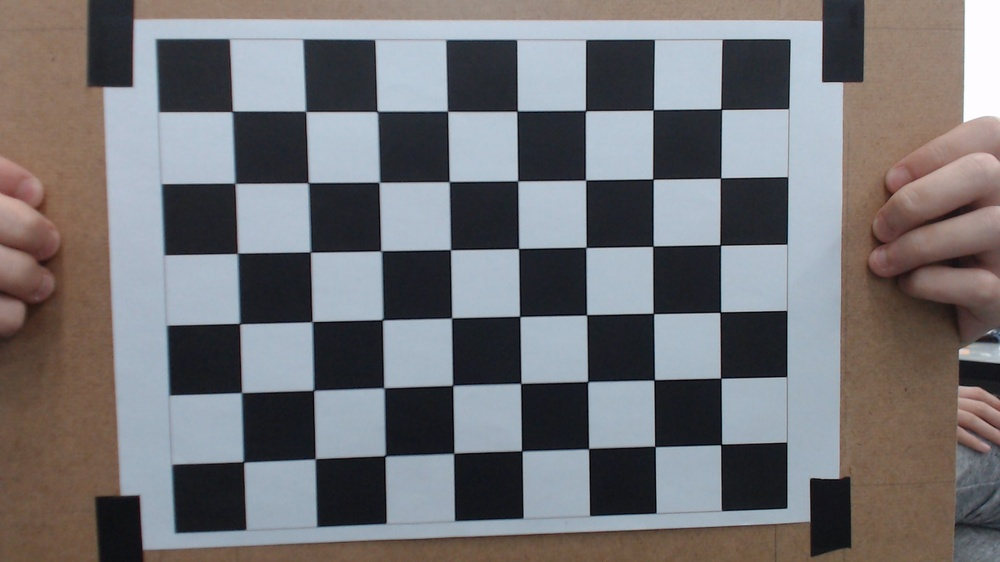
#> input picture WIN_20190313_14_58_23_Pro.jpg, 1000 x 562 px, shrunk from 1920 x 1080 before the run; its folder holds only this picture in this run
$ python CameraCalibration.py
#> lines starting #> are read from the running program, lines starting #| are printed output that depends on the picture; after the words box and inside, x2 and y2 are one past the last pixel; in counts of white or black regions, pixels touching at a corner belong together
import numpy as np
import glob
import cv2

def init():
    global ret, mtx, dist, rvecs, tvecs

images = glob.glob('*.jpg')

criteria = (cv2.TERM_CRITERIA_EPS + cv2.TERM_CRITERIA_MAX_ITER, 30, 0.001)

objp = np.zeros((6*8,3), np.float32)
objp[:,:2] = np.mgrid[0:8,0:6].T.reshape(-1, 2)
objPoints = []
imgPoints = []

for fname in images:
    img = cv2.imread(fname)
#> img is the input picture: shape (562, 1000, 3); mean B, G, R 116.6, 114, 115.2
    gray = cv2.cvtColor(img, cv2.COLOR_BGR2GRAY)
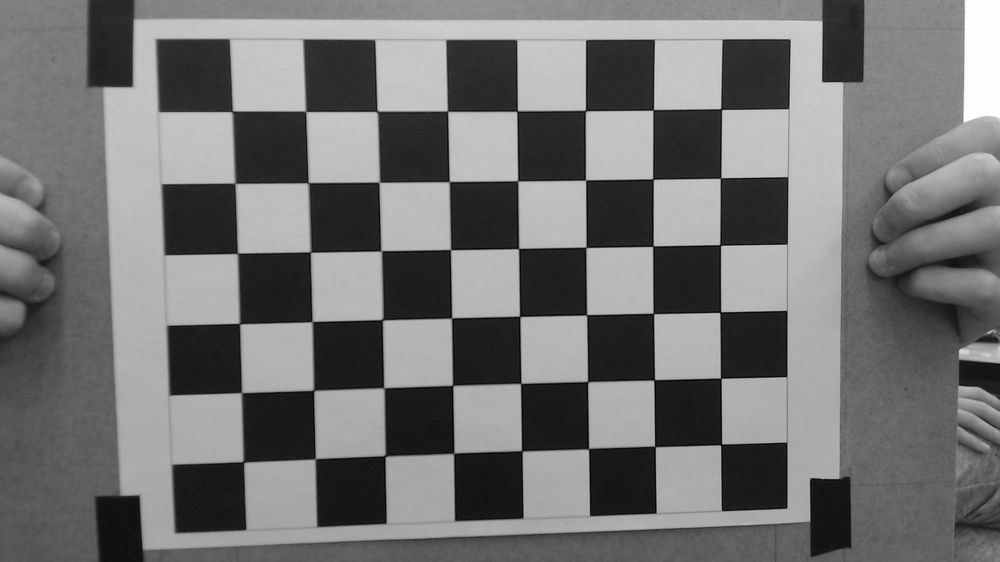
#> gray: shape (562, 1000); min 0, max 255, mean 114.6

    #dimention of the real chessboard ==> (9,7)
    #dimention in chessboard function ==> minus 1
    ret, corners = cv2.findChessboardCorners(gray, (8,6), None)
#> ret = True; corners = 48 rows, first 8: [232.1, 111.3], [305.5, 111.4], [377.2, 111.3], [447.4, 111.1], [517.1, 111.2], [585.5, 110.7], [653.4, 109.7], [721.1, 109]

    if ret == True:
        objPoints.append(objp)
        corners2 = cv2.cornerSubPix(gray, corners, (11, 11), (-1, -1), criteria)
#> corners2 = 48 rows, first 8: [232.4, 111.3], [305.7, 111.4], [377.2, 111.4], [447.6, 111.2], [517.1, 111.1], [585.4, 110.6], [653.3, 109.8], [721.2, 109.1]
        imgPoints.append(corners2)

        # Draw and display the corners
        img = cv2.drawChessboardCorners(img, (8, 6), corners2, ret)
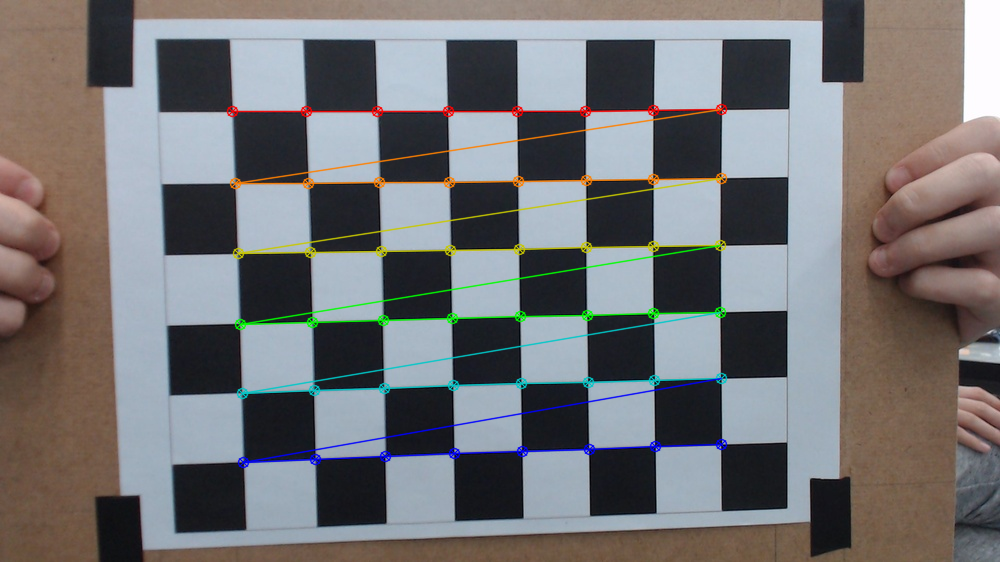
#> img: shape (562, 1000, 3); 3.52% of pixels changed, all inside (x1, y1, x2, y2) = (226, 103, 728, 469)

ret, mtx, dist, rvecs, tvecs = cv2.calibrateCamera(objPoints, imgPoints, gray.shape[::-1], None, None)
#> ret = 0.263; mtx = [[670.1, 0, 501.9], [0, 668.3, 249.7], [0, 0, 1]]; dist = [[0.136, -0.396, -0.00132, 0.000607, 0.568]]; rvecs = ([0.0455, -0.0624, -0.016],); tvecs = ([-3.77, -1.94, 9.53],)
cv2.destroyAllWindows()

$ run again, on WIN_20190313_14_58_45_Pro.jpg
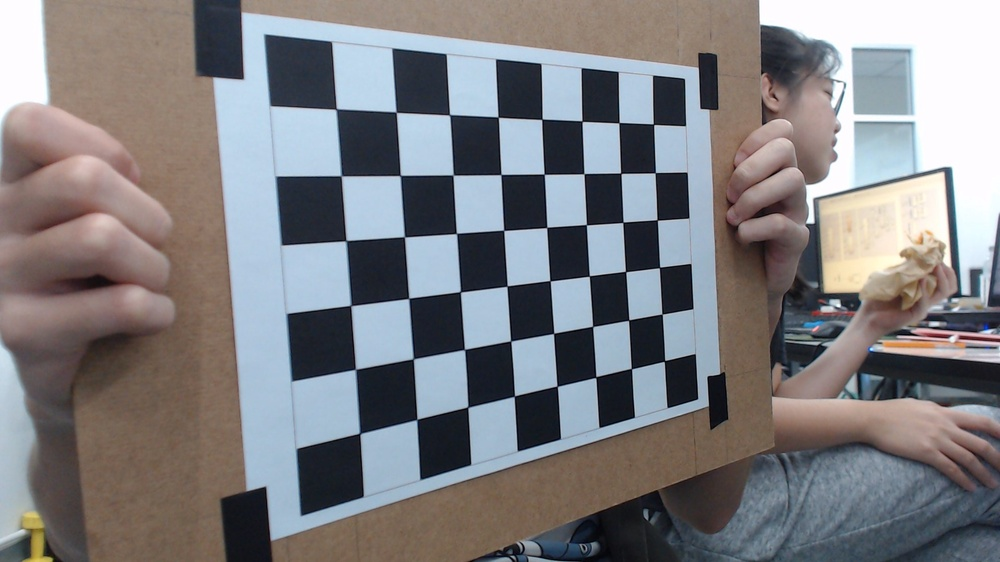
#> input picture WIN_20190313_14_58_45_Pro.jpg, 1000 x 562 px, shrunk from 1920 x 1080 before the run
#> img is the input picture: shape (562, 1000, 3); mean B, G, R 128.8, 125.9, 126.8
#> `gray = cv2.cvtColor(img, cv2.COLOR_BGR2GRAY)`:
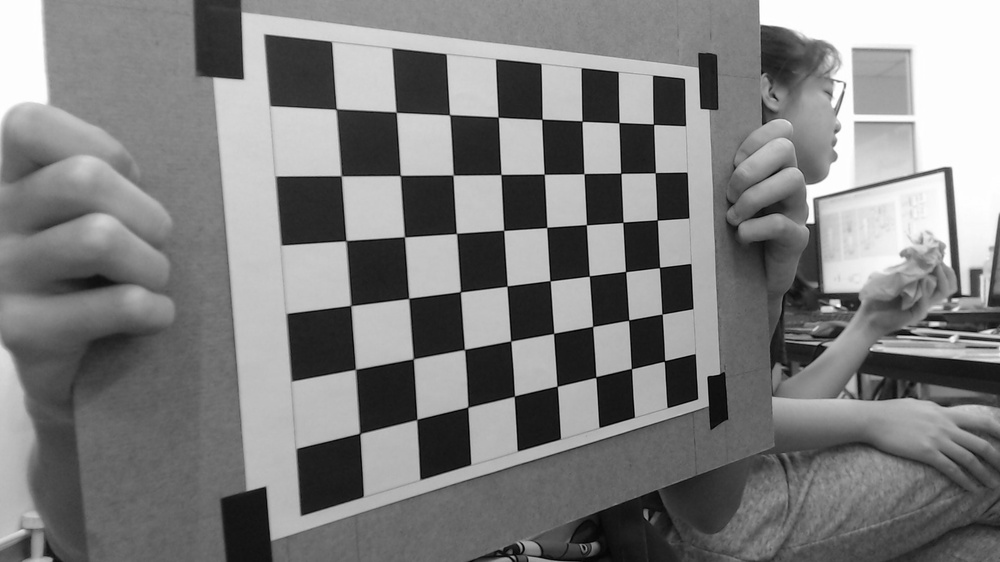
#> gray: shape (562, 1000); min 1, max 255, mean 126.5
#> `ret, corners = cv2.findChessboardCorners(gray, (8,6), None)`: ret = True; corners = 48 rows, first 8: [336.1, 109.2], [396.2, 112.3], [449.4, 114.8], [498, 117.1], [542, 119.2], [582.1, 121.2], [618.9, 122.7], [653.5, 124.3]
#> corners2 = 48 rows, first 8: [336.2, 109.1], [396.1, 112.2], [449.6, 114.8], [498.2, 117.1], [541.9, 119.3], [582, 121.2], [619, 122.7], [653.5, 124.2]
#> `img = cv2.drawChessboardCorners(img, (8, 6), corners2, ret)`:
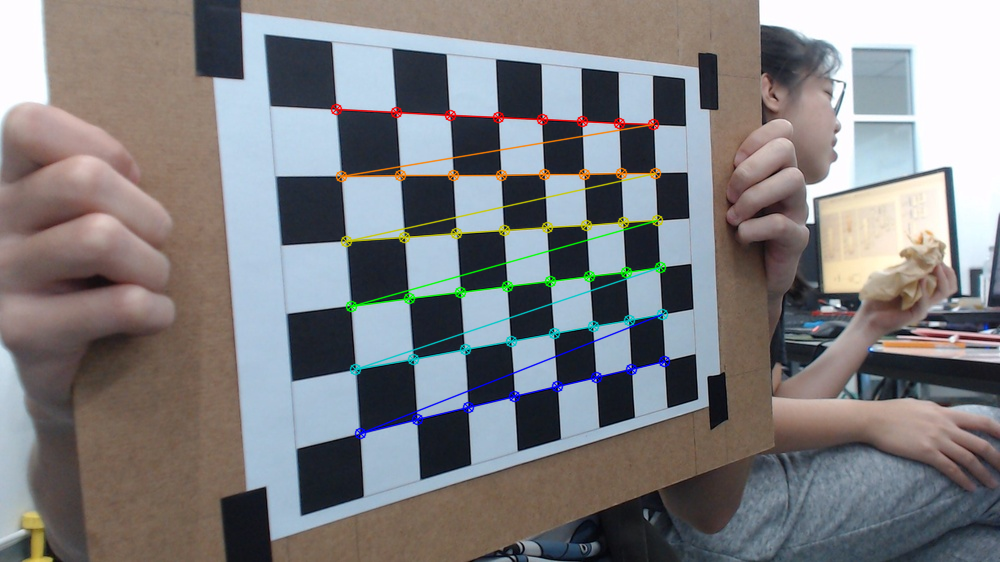
#> img: shape (562, 1000, 3); 2.5% of pixels changed, all inside (x1, y1, x2, y2) = (330, 103, 671, 440)
#> `ret, mtx, dist, rvecs, tvecs = cv2.calibrateCamera(objPoints, imgPoint..`: ret = 0.339; mtx = [[10244.6, 0, 902.1], [0, 1211.9, 243.2], [0, 0, 1]]; dist = [[0.0611, 19.83, -0.0179, 0.0177, -347]]; rvecs = ([0.049, -1.51, -0.0512],); tvecs = ([-1.02, -2.03, 18.53],)

$ run again, on WIN_20190313_14_58_53_Pro.jpg
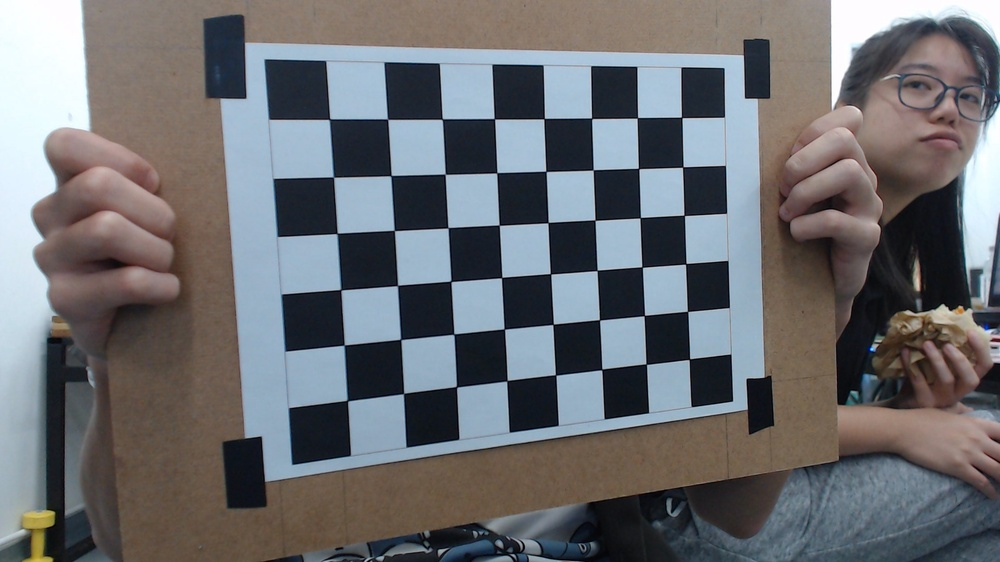
#> input picture WIN_20190313_14_58_53_Pro.jpg, 1000 x 562 px, shrunk from 1920 x 1080 before the run
#> img is the input picture: shape (562, 1000, 3); mean B, G, R 112.5, 109.3, 108.1
#> `gray = cv2.cvtColor(img, cv2.COLOR_BGR2GRAY)`:
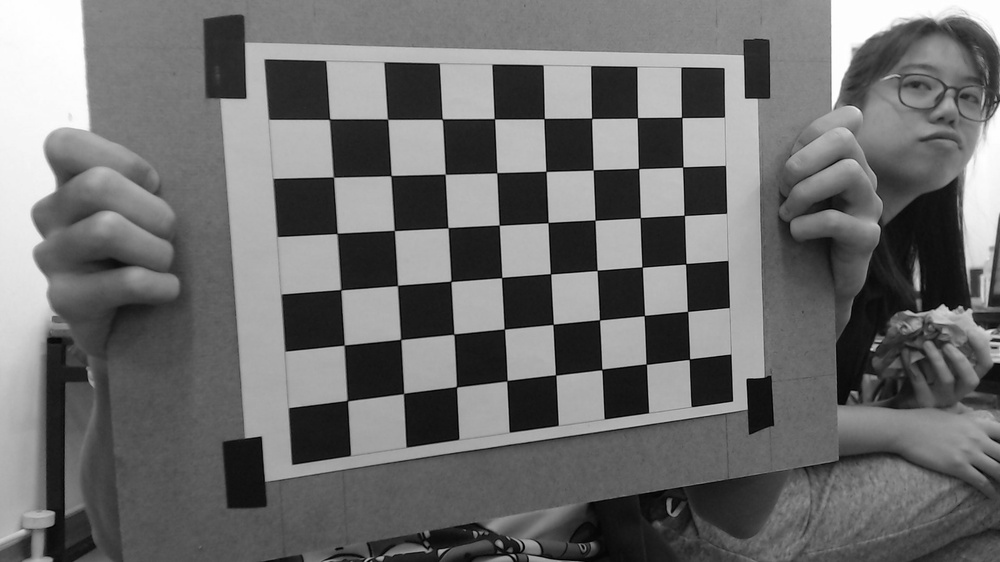
#> gray: shape (562, 1000); min 0, max 255, mean 109.3
#> `ret, corners = cv2.findChessboardCorners(gray, (8,6), None)`: ret = True; corners = 48 rows, first 8: [329.5, 119.1], [387.6, 119.3], [442.2, 119.1], [494.3, 118.7], [544, 118.7], [591.7, 118.3], [637.4, 117.8], [681.6, 117.3]
#> corners2 = 48 rows, first 8: [329.5, 119.2], [387.6, 119.2], [442.3, 119.1], [494.4, 118.7], [544.1, 118.6], [591.6, 118.3], [637.4, 117.8], [681.7, 117.4]
#> `img = cv2.drawChessboardCorners(img, (8, 6), corners2, ret)`:
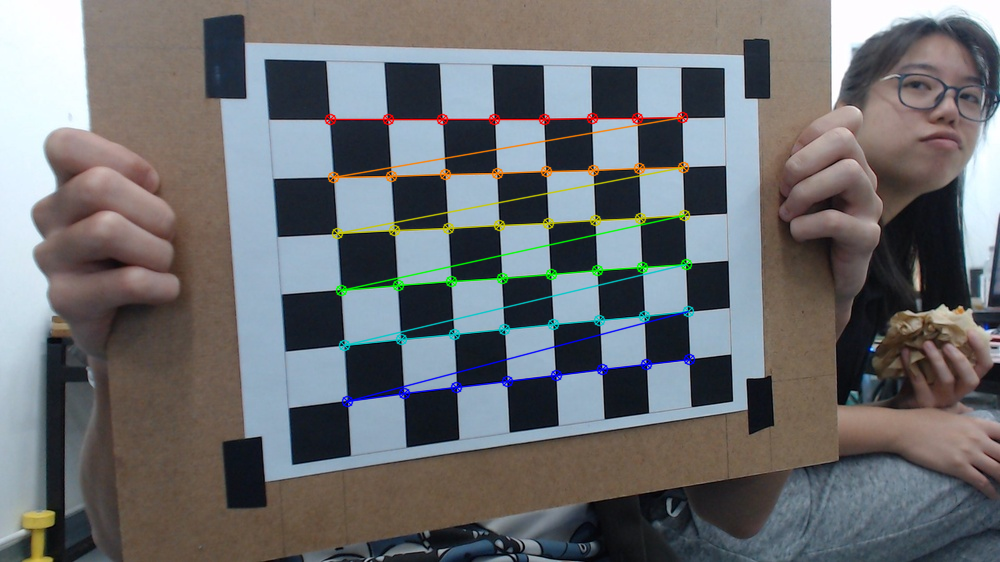
#> img: shape (562, 1000, 3); 2.71% of pixels changed, all inside (x1, y1, x2, y2) = (324, 111, 696, 408)
#> `ret, mtx, dist, rvecs, tvecs = cv2.calibrateCamera(objPoints, imgPoint..`: ret = 0.228; mtx = [[1045.8, 0, 521.2], [0, 991.7, 292.1], [0, 0, 1]]; dist = [[0.0824, 5.6, 0.00798, 0.00701, -59.66]]; rvecs = ([0.0734, -0.451, -0.064],); tvecs = ([-3.18, -3.03, 17.47],)

$ run again, on WIN_20190313_14_58_57_Pro.jpg
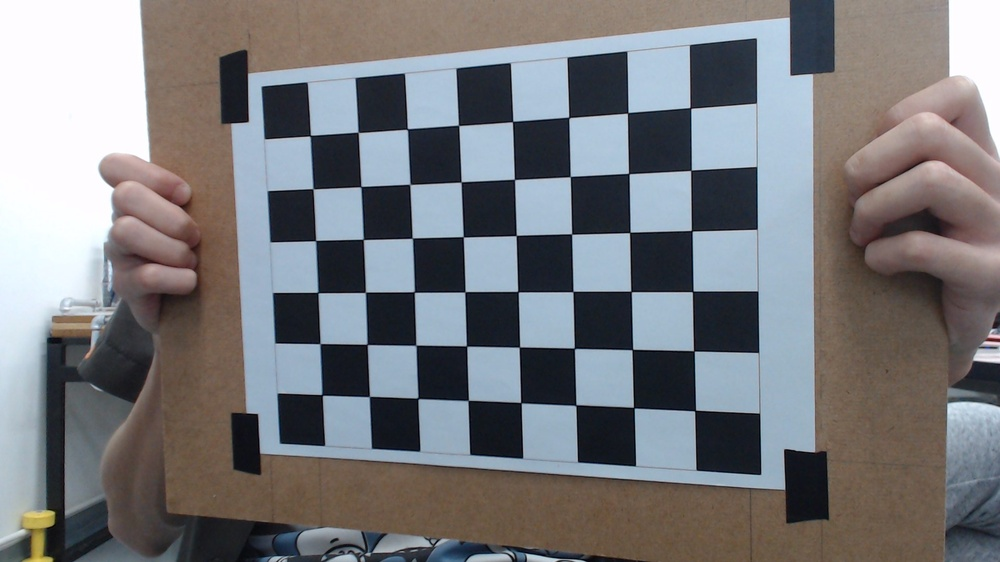
#> input picture WIN_20190313_14_58_57_Pro.jpg, 1000 x 562 px, shrunk from 1920 x 1080 before the run
#> img is the input picture: shape (562, 1000, 3); mean B, G, R 124.1, 120.9, 120.6
#> `gray = cv2.cvtColor(img, cv2.COLOR_BGR2GRAY)`:
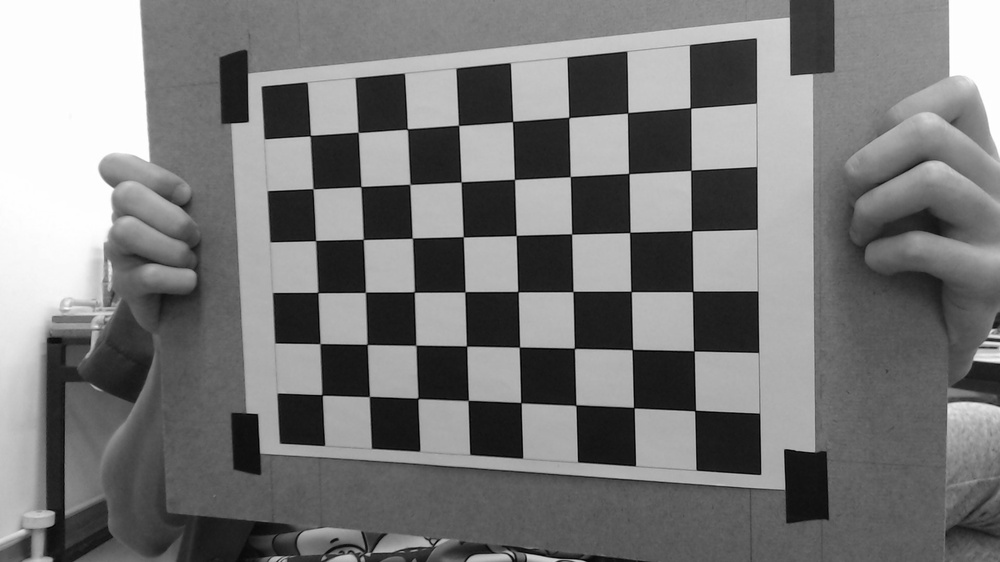
#> gray: shape (562, 1000); min 1, max 255, mean 121.2
#> `ret, corners = cv2.findChessboardCorners(gray, (8,6), None)`: ret = True; corners = 48 rows, first 8: [310.1, 135.6], [358.2, 132.3], [407.4, 129], [458.5, 125.4], [512.5, 121.5], [568.9, 117.5], [627.5, 113], [690.3, 107.8]
#> corners2 = 48 rows, first 8: [310.4, 135.6], [358.1, 132.4], [407.4, 129], [458.6, 125.4], [512.6, 121.5], [568.7, 117.4], [627.7, 112.8], [690.4, 107.9]
#> `img = cv2.drawChessboardCorners(img, (8, 6), corners2, ret)`:
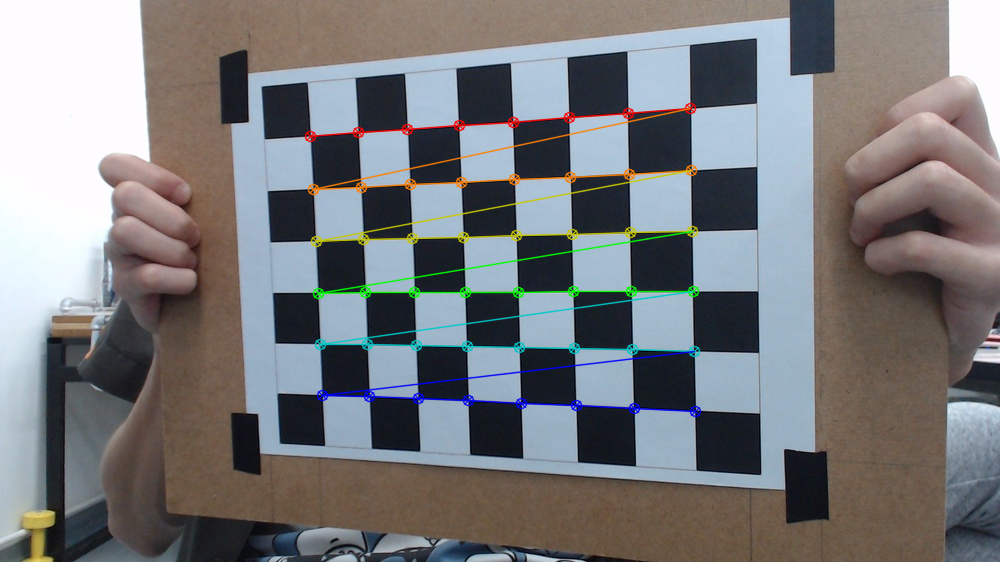
#> img: shape (562, 1000, 3); 2.89% of pixels changed, all inside (x1, y1, x2, y2) = (304, 102, 702, 418)
#> `ret, mtx, dist, rvecs, tvecs = cv2.calibrateCamera(objPoints, imgPoint..`: ret = 0.233; mtx = [[1057.1, 0, 522.4], [0, 998.7, 314.4], [0, 0, 1]]; dist = [[0.0997, 3.97, 0.0103, 0.00071, -37.75]]; rvecs = ([0.0835, 0.413, -0.0109],); tvecs = ([-3.83, -3.42, 19.24],)

$ run again, on WIN_20190313_14_58_25_Pro.jpg
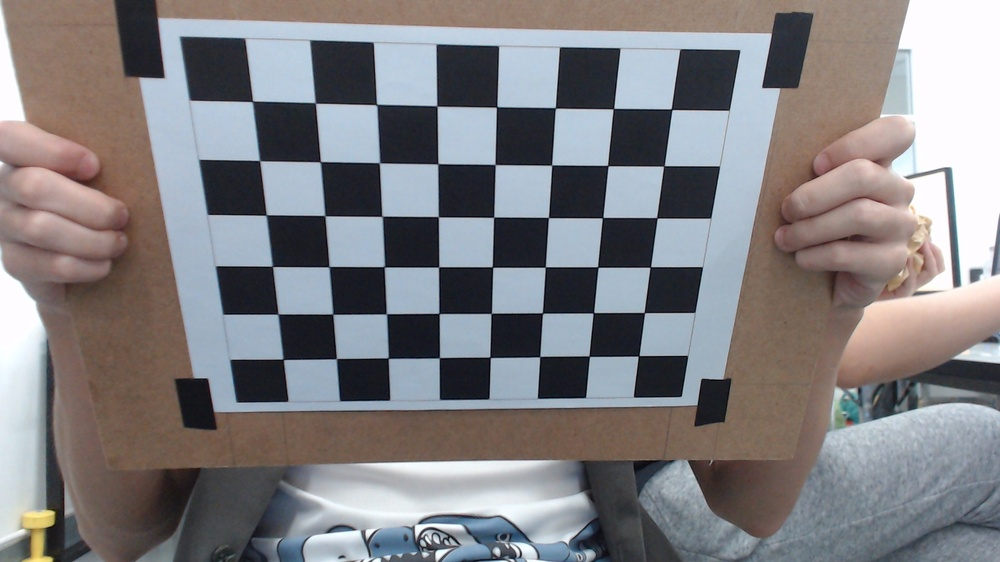
#> input picture WIN_20190313_14_58_25_Pro.jpg, 1000 x 562 px, shrunk from 1920 x 1080 before the run
#> img is the input picture: shape (562, 1000, 3); mean B, G, R 129.9, 127.2, 129.3
#> `gray = cv2.cvtColor(img, cv2.COLOR_BGR2GRAY)`:
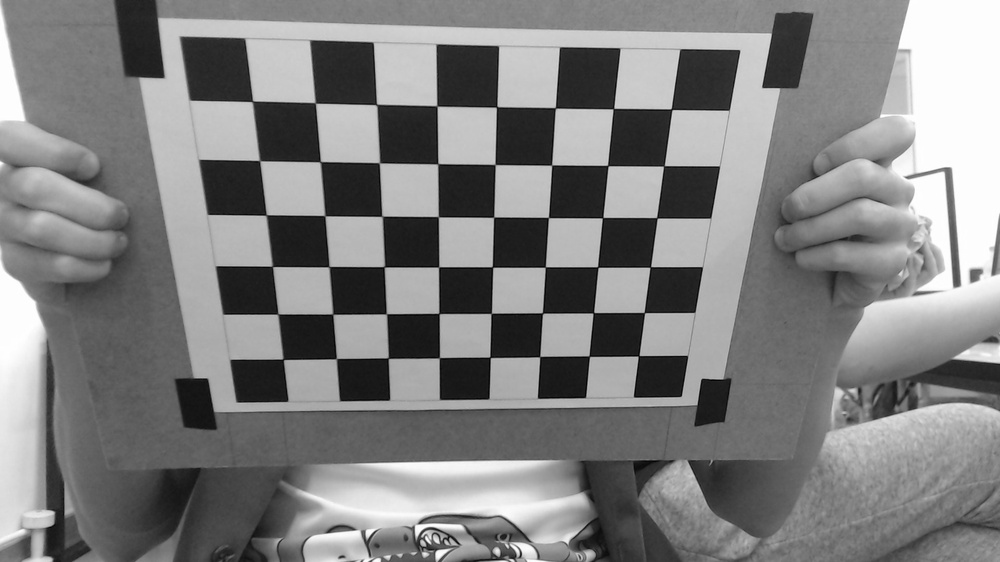
#> gray: shape (562, 1000); min 1, max 255, mean 128.2
#> `ret, corners = cv2.findChessboardCorners(gray, (8,6), None)`: ret = True; corners = 48 rows, first 8: [252.5, 101.2], [315.4, 103], [376.4, 104.6], [436.6, 105.6], [496.7, 106.7], [555.5, 108], [613.3, 108.7], [671.5, 109.2]
#> corners2 = 48 rows, first 8: [252.6, 101.4], [315.3, 102.9], [376.6, 104.5], [436.9, 105.9], [496.6, 106.9], [555.4, 107.9], [613.5, 108.6], [671.5, 109.3]
#> `img = cv2.drawChessboardCorners(img, (8, 6), corners2, ret)`:
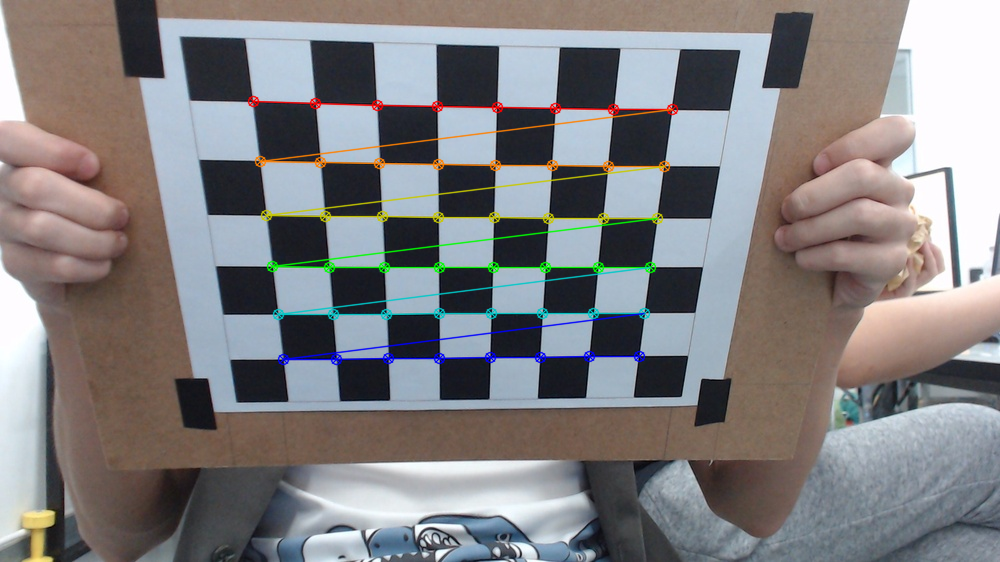
#> img: shape (562, 1000, 3); 2.94% of pixels changed, all inside (x1, y1, x2, y2) = (247, 95, 679, 366)
#> `ret, mtx, dist, rvecs, tvecs = cv2.calibrateCamera(objPoints, imgPoint..`: ret = 0.19; mtx = [[789.3, 0, 510.9], [0, 764.6, 327.7], [0, 0, 1]]; dist = [[0.126, -0.0519, 0.0024, 0.00378, -0.499]]; rvecs = ([0.474, -0.0865, 0.0148],); tvecs = ([-4.23, -3.82, 13.09],)
